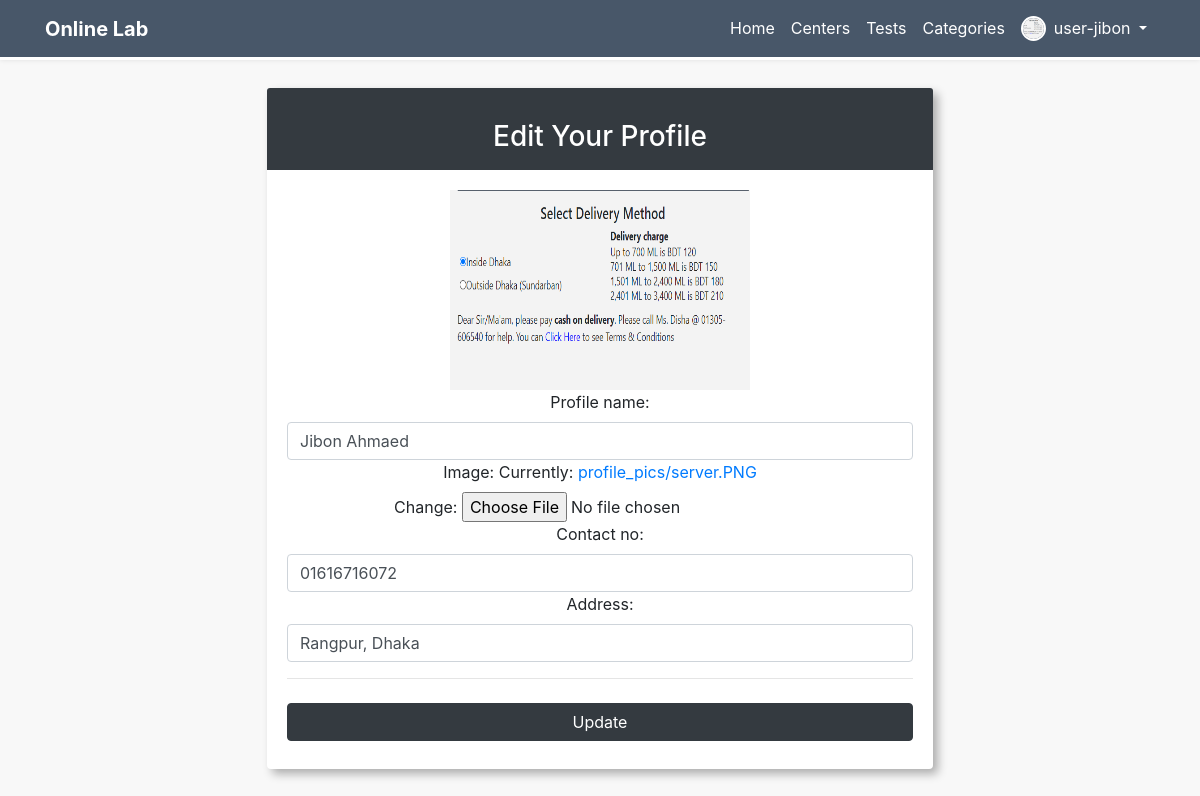
The page /profile-edit/ (signed in) on the database its author committed.
### custom_users/models.py (models this page shows, shortened)
class Profile(models.Model):
    user = models.OneToOneField(User, on_delete=models.CASCADE, related_name='customer_profile')
    profile_name = models.CharField(max_length=250)
    image = models.ImageField(default='default.jpg', upload_to='profile_pics')
    contact_no = models.CharField(max_length=20, blank=True, null=True)
    address = models.CharField(max_length=150, blank=True, null=True)
    admin = models.BooleanField(default=False)
    staff = models.BooleanField(default=False)
    class Meta:
        verbose_name_plural = 'Customer Profiles'

### custom_users/views.py (the view, shortened to what this page needs)
# urls.py: path('profile-edit/', profile_edit, name='profile-edit'),
@login_required()
def profile_edit(request, template_name='account/custom_users/profile_edit.html'):
    existing_profile = get_object_or_404(Profile, user=request.user)
    profile_form = ProfileUpdateForm(instance=existing_profile)
    context = {
        'profile_form': profile_form,
        'existing_profile': existing_profile,
        }
    return render(request, template_name, context)

### custom_users/forms.py
class ProfileUpdateForm(forms.ModelForm):
    class Meta:
        model = Profile
        fields = ['profile_name', 'image', 'contact_no', 'address']
        widgets = {
            'profile_name': TextInput(attrs={'class': 'form-control'}),
            'contact_no': TextInput(attrs={'class': 'form-control'}),
            'address': TextInput(attrs={'class': 'form-control'}),
        }

### templates/account/custom_users/profile_edit.html (shortened to what this page needs)
{% extends 'base.html' %}
{% block content %}
<div class="login-bg inner-content pb-4">
    <div class="container">
        <div class="card-width">
            <div class="card text-center">
                <div class="card-header bg-dark text-center">
                    <h3 class="text-white mb-4 text-capitalize">Edit Your Profile</h3>
                </div>
                <div class="card-body">
                    <form class="login" method="post" enctype="multipart/form-data">
                        <img src="{{ existing_profile.image.url }}" alt="image" height="200" width="300">
                        {{profile_form.as_p}}
                        <hr>
                        <button type="submit" class="btn btn-dark login-bt w-100 my-2">Update</button>
                    </form>
                </div>
            </div>
        </div>
    </div>
</div>
{% endblock %}

### templates/base.html (shortened to what this page needs)
{% load staticfiles %}
<!DOCTYPE html>
<html>
<head>
	<link rel="stylesheet" href="https://use.fontawesome.com/releases/v5.8.0/css/all.css">
    <link rel="stylesheet" type="text/css" href="{% static 'css/bootstrap.min.css' %}">
	<link rel="stylesheet" type="text/css" href="{% static 'css/fakeLoader.min.css' %}">
	<link rel="stylesheet" type="text/css" href="{% static 'css/style.css' %}">
</head>
<body>
    <nav class="navbar navbar-expand-lg" style="background: #485769">
        <div class="container">
            <a class="navbar-brand text-white" href="{% url 'home' %}"><b>Online Lab</b></a>
            <div class="collapse navbar-collapse" id="navbarSupportedContent">
                <ul class="navbar-nav ml-auto navbar_hover_background">
                    <li class="nav-item ">
                        <a class="nav-link" href="{% url 'home' %}">Home</a>
					</li>
					<li class="nav-item">
						<a class="nav-link" href="{% url 'diagnostic_centers:all-centers' %}">Centers</a>
					</li>
					<li class="nav-item ">
						<a class="nav-link" href="{% url 'tests:all-tests' %}">Tests</a>
					</li>
					<li class="nav-item">
						<a class="nav-link" href="{% url 'tests:categories' %}">Categories</a>
					</li>
                    {% if user.is_authenticated %}
                        <li class="nav-item user-profile">
                            <a class="nav-link d-flex dropdown-btn" href="#">
                                <img src="{{ user.customer_profile.image.url }}" alt="" class="rounded-circle">
                                <span class=" dropdown-toggle ml-2">{{user.username}} </span>
                            </a>
                        </li>
					{% endif %}
                </ul>
            </div>
        </div>
    </nav>
    {% block content %} {% endblock %} {% block extra_body %} {% endblock %}
</body>
</html>

### static/css/style.css (style rules this page uses)
a { text-decoration: none; }
.card, .card-header, .card-footer { border: 0; }
.card-header h3, .card-header h2 { position: relative; top: 20px; }
html, body { background: #f8f8f8; }
nav.navbar { background: transparent; -webkit-box-shadow: 0 0 5px rgba(0, 0, 0, 0.1); box-shadow: 0 0 5px rgba(0, 0, 0, 0.1); position: fixed; top: 0; z-index: 99999; width: 100%; background: #328691; border-bottom: 3px solid white; }
nav.navbar ul li a { color: #fff; font-size: 16px; outline: none; }
nav.navbar .user-profile { position: relative; }
nav.navbar .user-profile img { width: 25px; height: 25px; border: 2px solid white; }
.inner-content { padding-top: 5.5rem; min-height: 90vh; }
p { margin-bottom: 0; }
.login-bg { width: 100%; min-height: 91.5vh; }
.login-bg .card { -webkit-box-shadow: 5px 5px 10px rgba(0, 0, 0, 0.3); box-shadow: 5px 5px 10px rgba(0, 0, 0, 0.3); }
.single-reports, .card-width { width: 60%; height: 100%; margin: auto; position: relative; }
.single-reports .card, .card-width .card { border: 0; -webkit-box-shadow: 5px 5px 10px rgba(0, 0, 0, 0.3); box-shadow: 5px 5px 10px rgba(0, 0, 0, 0.3); }

### rows shown on the page
Profile: image (picture), profile_name "Jibon Ahmaed", contact_no "01616716072", address "Rangpur, Dhaka"

### other values the page prints
{{ user.username }} "user-jibon"
